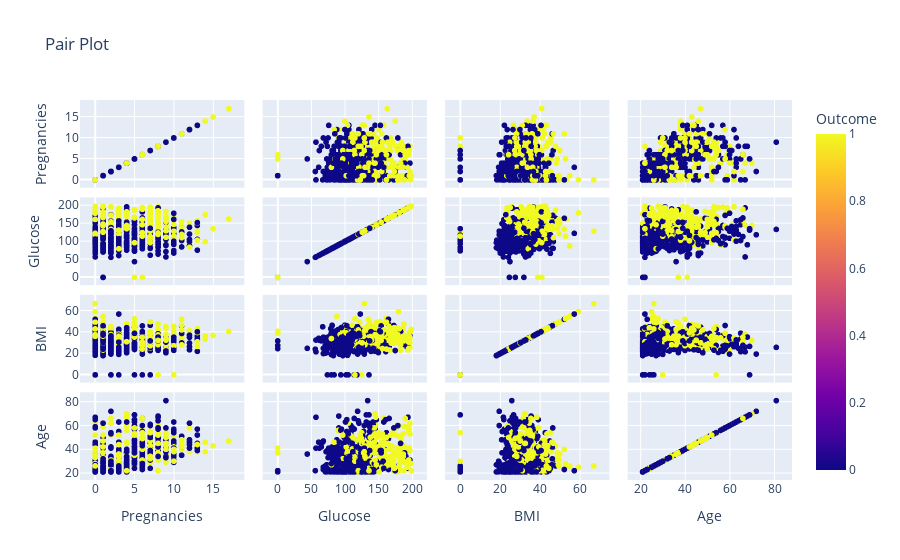

Notebook cell for this chart:
### Code cell
px.scatter_matrix(df, dimensions=["Pregnancies", "Glucose", "BMI", "Age"], color="Outcome", title="Pair Plot")

### Figure 1 — Plotly figure (JSON) as saved in the notebook; plotly's stock layout.template omitted (floating-point values rounded to 4 significant figures; data arrays with more than 128 entries replaced by an {"elided": "..."} marker saying what was removed)
{"data": [{"dimensions": [{"axis": {"matches": true}, "label": "Pregnancies", "values": {"elided": "768 int values"}}, {"axis": {"matches": true}, "label": "Glucose", "values": {"elided": "768 int values"}}, {"axis": {"matches": true}, "label": "BMI", "values": {"elided": "768 float values"}}, {"axis": {"matches": true}, "label": "Age", "values": {"elided": "768 int values"}}], "hovertemplate": "%{xaxis.title.text}=%{x}<br>%{yaxis.title.text}=%{y}<br>Outcome=%{marker.color}<extra></extra>", "legendgroup": "", "marker": {"color": {"elided": "768 int values"}, "coloraxis": "coloraxis", "symbol": "circle"}, "name": "", "showlegend": false, "type": "splom"}], "layout": {"coloraxis": {"colorbar": {"title": {"text": "Outcome"}}, "colorscale": [[0, "#0d0887"], [0.1111, "#46039f"], [0.2222, "#7201a8"], [0.3333, "#9c179e"], [0.4444, "#bd3786"], [0.5556, "#d8576b"], [0.6667, "#ed7953"], [0.7778, "#fb9f3a"], [0.8889, "#fdca26"], [1, "#f0f921"]]}, "dragmode": "select", "legend": {"tracegroupgap": 0}, "title": {"text": "Pair Plot"}}}
